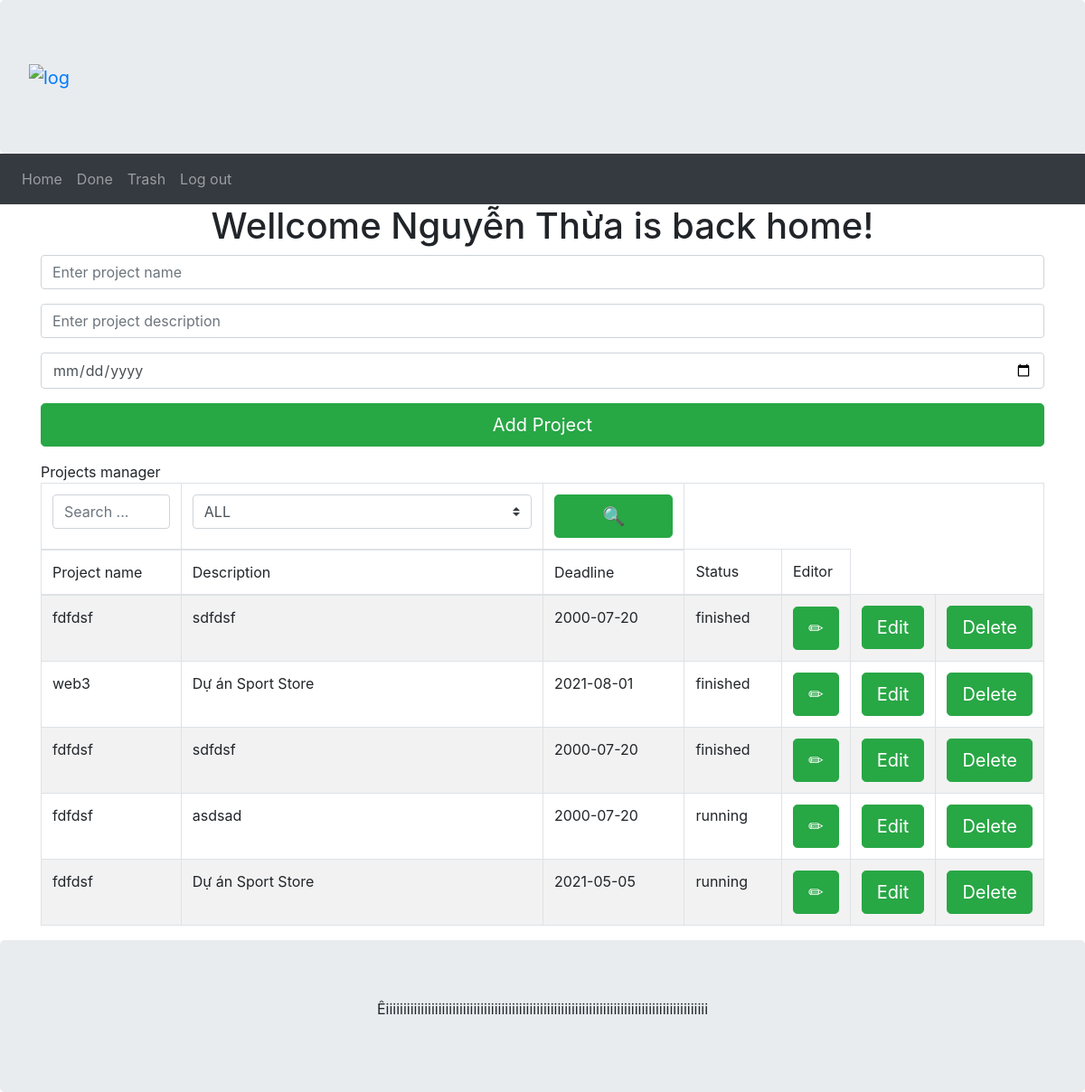
Screenshot of /userhome (signed in) with the database file from the repository.
### models.py (models this page shows, shortened)
class User(db.Model):
    user_id = db.Column(db.Integer, Sequence('user_id_seq'), primary_key=True)
    first_name = db.Column(db.String(64), index=True, nullable=False)
    last_name = db.Column(db.String(64), index=True, nullable=False)
    email = db.Column(db.String(120), index=True, unique=True, nullable=False)
    password_hash = db.Column(db.String(128), nullable=False)
    projects= relationship('Project',back_populates='user')

class Project(db.Model):
    project_id = db.Column(db.Integer, Sequence('project_id_seq'), primary_key=True)
    name = db.Column(db.String(255), nullable=False)
    description = db.Column(db.String(255), nullable=False)
    deadline = db.Column(db.String(255), nullable=False)
    user_id = db.Column(db.Integer, ForeignKey('user.user_id'))
    status_id = db.Column(db.Integer, ForeignKey('status.status_id'))
    p_tasks= relationship('Task',back_populates='project')
    status = relationship('Status',back_populates='s_projects')
    user = relationship('User',back_populates='projects')

### main.py (the view, shortened to what this page needs)
@app.route('/userhome', methods=['GET', 'POST'])
def userhome():
    form = AddProjectForm()
    _userId = session.get('user')
    searchForm = SearchForm()
    formx=UD_Task_Form()
    editProjectForm=EditProjectForm()
    searchForm.inputStatus.choices=[(0,"ALL"),(1,"running"),(3,"finished")]
    if _userId:
        user = db.session.query(models.User).filter_by(user_id=_userId).first()
        projectArray= db.session.query(models.Project).filter_by(user_id=_userId).all()
        if editProjectForm.submitEditProject.data and editProjectForm.validate_on_submit():
            project=db.session.query(models.Project).filter_by(project_id=session.get('project')).first()
            project.descripton=editProjectForm.inputProjectDescription.data
            project.name=editProjectForm.inputProjectName.data
            project.deadline=editProjectForm.inputProjectDeadline.data
            db.session.commit()
        if form.submit.data and form.validate():
            project = models.Project(name=form.inputProjectName.data, description=form.inputProjectDescription.data, deadline=form.inputProjectDeadline.data, user_id=_userId, status_id=1)
            db.session.add(project)
            db.session.commit()
            return redirect(url_for('userhome'))
        return render_template('userhome.html', form=form, user=user,editProjectForm=editProjectForm , searchForm=searchForm, projectID=None)
    else:
        redirect('/')

### forms.py
class AddProjectForm(FlaskForm):
    inputProjectName = wtforms.StringField('Project name', [DataRequired(message='Please enter your project name!')])
    inputProjectDescription = wtforms.StringField('Project description', [DataRequired(message='Please enter your project description!')])
    inputProjectDeadline = wtforms.DateField('Project deadline', [DataRequired(message='Format: y-m-d')], format='%Y-%m-%d')
    submit = wtforms.SubmitField('Add Project')

class SearchForm(FlaskForm):
    inputSearchContent = wtforms.StringField('Search content', [DataRequired(message='Please enter your key-word')])
    inputStatus=wtforms.SelectField('status',coerce=int)
    submitSearch=wtforms.SubmitField('🔍')

### templates/userhome.html (shortened to what this page needs)
{% extends "userbase.html" %}
{% block content %}
  <div class="container">
    <div class="jumptron text-center">
      <h1>Wellcome {{user.first_name + ' ' + user.last_name }} is back home!</h1>
    </div>
    <div class="jumptron">
        <form action="" method="post" class="form-signin" novalidate >
                <div class="form-group">
                    {{ form.inputProjectName(class="form-control", placeholder="Enter project name") }}
                </div>
                <div class="form-group">
                    {{ form.inputProjectDescription(class="form-control", placeholder="Enter project description") }}
                </div>
                <div class="form-group">
                    {{ form.inputProjectDeadline(class="form-control", placeholder="Enter project deadline") }}
                </div>
            <div class="form-group">
                {{ form.submit(class="btn btn-lg btn-success btn-block")}}
            </div>
        </form>
        <form action="" method="post" class="form-signin" novalidate >
            <table class="table table-striped table-bordered table-hover">
                <thead>
                <tr>
                    <td>
                {{ searchForm.inputSearchContent(class="form-control", placeholder="Search ...") }}
                    </td>
                    <td>
                            {{ searchForm.inputStatus(class="custom-select") }}
                    </td>
                    <td>
                        {{ searchForm.submitSearch(class="btn btn-lg btn-success btn-block") }}
                    </td>
                </tr>
                <tr>
                    <td>Project name</td>
                    <td>Description</td>
                    <td>Deadline</td>
                    <td>Status</td>
                    <td>Editor</td>
                </tr>
                </thead>
                <tbody>
                {% if user.projects %}
                {% for project in user.projects %}
                {% if project.status_id == 1 or project.status_id == 3 %}
                <tr>
                        <td class="" style="width: 15%">{{ project.name }}</td>
                        <td class="" style="width: 40%">{{ project.description }}</td>
                        <td class="" style="width: 15%">{{ project.deadline }}</td>
                        {% if project.status_id == 1 %}
                        <td class="" style="width: 10%"> running </td>
                        {% endif %}
                        {% if project.status_id == 3 %}
                        <td class="" style="width: 10%"> finished  </td>
                        {% endif %}
                        <td>
                            <input type="submit" name="update{{ project.project_id }}" value="✏" class="btn btn-lg btn-success btn-block">
                        </td>
                        <td>
                            <input type="submit" name="done{{ project.project_id }}" value="Edit" class="btn btn-lg btn-success btn-block">
                        </td>
                        <td>
                            <input type="submit" name="move_to_trash{{ project.project_id }}" value="Delete" class="btn btn-lg btn-success btn-block">
                        </td>
                </tr>
                {% endif %}
                {% endfor %}
                {% else %}
                <div class="alert alert-warning text-center">
                    <h4>You dont have any tasks in your task list! </h4>
                </div>
                {% endif %}
                </tbody>
            </table>
            </form>
    </div>
  </div>
{% endblock %}

### templates/userbase.html (shortened to what this page needs)
<!DOCTYPE html>
<html lang="en">
<head>
        <link href="../static/bootrap4/css/bootstrap.min.css" rel="stylesheet">
</head>
<body>
        <div class="jumbotron" style="margin-bottom:0">
            <a class="navbar-brand" href="#">
                <img src="https://bvu.edu.vn/BRVT-NH-theme/images/logo-xanh.png" alt="log" style="height: 100px;">
            </a>
        </div>
        <nav class="navbar navbar-expand-sm bg-dark navbar-dark">
            <ul class="navbar-nav">
                <li class="nav-item">
                    <a class="nav-link" href="/userhome">Home</a>
                </li>
                <li class="nav-item">
                    <a class="nav-link" href="/completed">Done</a>
                </li>
                <li class="nav-item">
                    <a class="nav-link" href="/trash">Trash</a>
                </li>
                <li class="nav-item">
                    <a class="nav-link" href="/">Log out</a>
                </li>
            </ul>
        </nav>
{% block content %} {% endblock %}
        <div class="jumbotron text-center" style="margin-bottom:0">
        <p>
            Êiiiiiiiiiiiiiiiiiiiiiiiiiiiiiiiiiiiiiiiiiiiiiiiiiiiiiiiiiiiiiiiiiiiiiiiiiiiiiiiiiiiiiiiiiiii
        </p>
        </div>
</body>
</html>

### rows the page displays
User: first_name+last_name "Nguyễn Thừa"
Project: name "fdfdsf", description "sdfdsf", deadline "2000-07-20", shows "finished"
Project: name "web3", description "Dự án Sport Store", deadline "2021-08-01", shows "finished"
Project: name "fdfdsf", description "sdfdsf", deadline "2000-07-20", shows "finished"
Project: name "fdfdsf", description "asdsad", deadline "2000-07-20", shows "running"
Project: name "fdfdsf", description "Dự án Sport Store", deadline "2021-05-05", shows "running"
